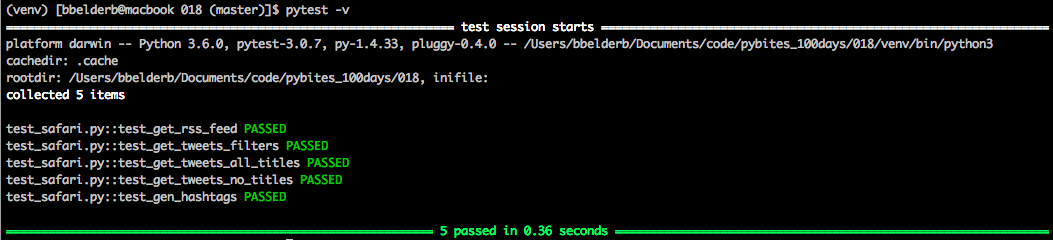
#> input picture 018/output.png, 1053 x 240 px
$ python text_on_image.py   (older library calls are emulated)
#> lines starting #> are read from the running program, lines starting #| are printed output that depends on the picture
#> the answer given: ../018/output.png
import os
import textwrap

from PIL import Image, ImageDraw, ImageFont
import requests

FONT_SIZE = 30
FONT = ImageFont.truetype('opensans.ttf', FONT_SIZE)
TEXT_COLOR = (0, 0, 0, 255)  # black, 100% opacity
OVERLAY_COLOR = (255, 255, 255, 178)  # white, ~70% opacity
TEXT_OFFSET = (20, 20)
TEXT_CHAR_LIMIT = 250
RESIZE_WIDTH = 500
TEXT_WIDTH = 30  # experimental
IN_FILE = 'input.png'
OUT_FILE = 'output.png'


def download_url(url, in_file=IN_FILE, chunk_size=2000):
    print('Downloading {}'.format(url))
    r = requests.get(url, stream=True)
    print('Saving as {}'.format(in_file))

    with open(in_file, 'wb') as fd:
        for chunk in r.iter_content(chunk_size):
            fd.write(chunk)

    return in_file


def get_input(prompt):
    # https://stackoverflow.com/questions/30239092/how-to-get-multiline-input-from-user
    print(prompt)
    lines = []
    while True:
        line = input()
        if line:
            line = textwrap.fill(line, width=TEXT_WIDTH)
            lines.append(line)
        else:
            break
#> in create_img_with_text, base is the input picture: PIL image 1053x240 RGBA; mean R, G, B, A 13.5, 17.8, 14.8, 255
    return '\n\n'.join(lines)


def _resize(img):
    basewidth = RESIZE_WIDTH
    wpercent = basewidth / float(img.size[0])
#> wpercent = 0.475
    hsize = int(float(img.size[1]) * float(wpercent))
#> hsize = 113
    return img.resize((basewidth, hsize), Image.ANTIALIAS)
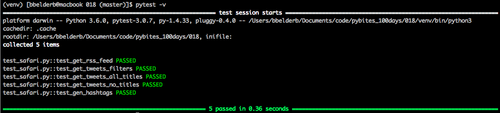
#> returned value: PIL image 500x113 RGBA; mean R, G, B, A 14.1, 18.7, 15.5, 255


def create_img_with_text(base_img, input_text, out_file=OUT_FILE):
    base = Image.open(base_img).convert('RGBA')
    base = _resize(base)

    txt = Image.new('RGBA', base.size, OVERLAY_COLOR)

    draw_context = ImageDraw.Draw(txt)
    draw_context.text(TEXT_OFFSET, input_text, font=FONT, fill=TEXT_COLOR)

    out = Image.alpha_composite(base, txt)
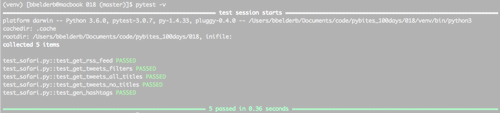
#> out: PIL image 500x113 RGBA; mean R, G, B, A 182.3, 183.7, 182.7, 255
    out.save(out_file)

    return out_file


if __name__ == '__main__':
    resource = input('Image file (local or url to download): ')

    if os.path.isfile(resource):
        base_img = resource
    else:
        base_img = download_url(resource)

    prompt = 'Text to put on image '
    prompt += '(max {} chars, double enter = end): '.format(TEXT_CHAR_LIMIT)
    input_text = get_input(prompt)
    input_text = input_text[:TEXT_CHAR_LIMIT]

    out_file = create_img_with_text(base_img, input_text)

    print('{} created'.format(out_file))
